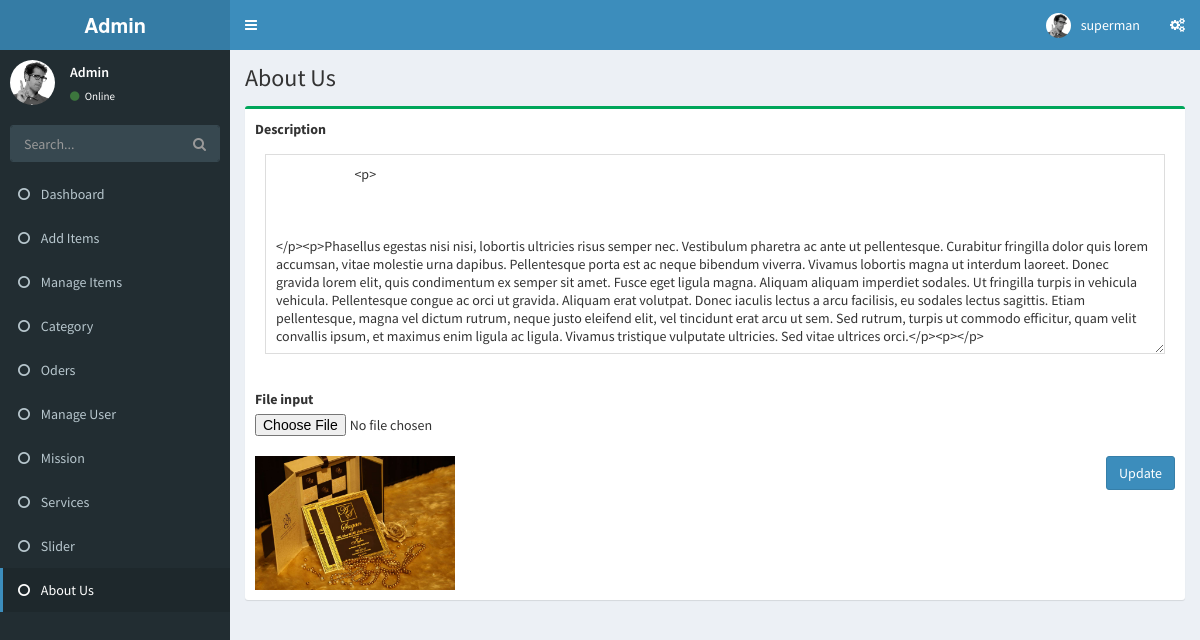
/about.php (signed in), run on the app's committed database.
### tables this page shows
CREATE TABLE `about` (
  `id` int(11) NOT NULL,
  `img` text NOT NULL,
  `description` longtext NOT NULL
);

### about.php (the view, shortened to what this page needs)
<?php include 'include/header.php'; ?>
<?php include 'include/navigation.php'; ?>
  <div class="content-wrapper">
    <section class="content-header">
      <h1>
        About Us
      </h1>
      <?php
      $sql = "SELECT * FROM about WHERE id=1";
      $result = mysqli_query($connection, $sql);
      $row = mysqli_fetch_assoc($result);
      $img = $row['img'];
      $description = $row['description'];
       ?>
    </section>
    <section class="content">
      <form method="post" enctype="multipart/form-data" >
      <div class="box box-success">
            <div class="box-body">
              <label for="description"> Description </label>
              <div class="box-body pad">
                    <textarea class="textarea" placeholder="Place some text here" name="description"
                          style="width: 100%; height: 200px; font-size: 14px; line-height: 18px; border: 1px solid #dddddd; padding: 10px;">
                            <?php echo $description; ?>
                          </textarea>
            </div>
              <br>
              <label for="exampleInputFile">File input</label>
                  <input type="file" id="exampleInputFile" name="img">
                  <br>
              <img src="images/<?php echo $img; ?>" style="width: 200px">
              <button type="submit" name="submit"  style="float: right;" class="btn btn-primary">Update</button>
            </div>
          </div>
          </form>
    </section>
  </div>
  <?php include 'include/footer.php'; ?>

### data on the page
about: description "<p> </p><p>Phasellus egestas nisi nisi, lobortis ultricies risus semper nec. Vestibulum pharetra ac ante ut pellentesque. Curabitur fringilla dolor quis lorem accumsan, vitae molestie urna dapibus. Pellentesque porta est ac neque bibendum viverra. Vivamus lobortis magna ut interdum laoreet. Donec gravida lorem elit, quis condimentum ex semper sit amet. Fusce eget ligula magna. Aliquam aliquam imperdiet sodales. Ut fringilla turpis in vehicula vehicula. Pellentesque congue ac orci ut gravida. Aliquam erat volutpat. Donec iaculis lectus a arcu facilisis, eu sodales lectus sagittis. Etiam pellentesque, magna vel dictum rutrum, neque justo eleifend elit, vel tincidunt erat arcu ut sem. Sed…", img (picture)

### other printed values
$_SESSION['user_name'] "superman"
